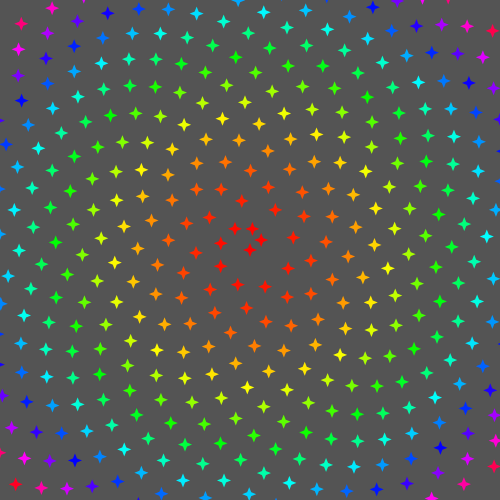
Frame 1 (no input)
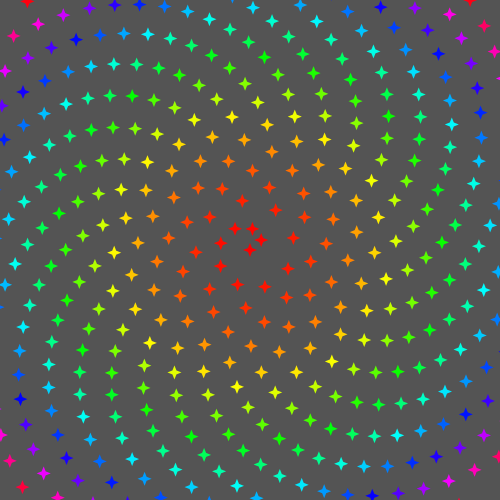
Frame 60 (the mouse pressed at the canvas centre just before this capture)
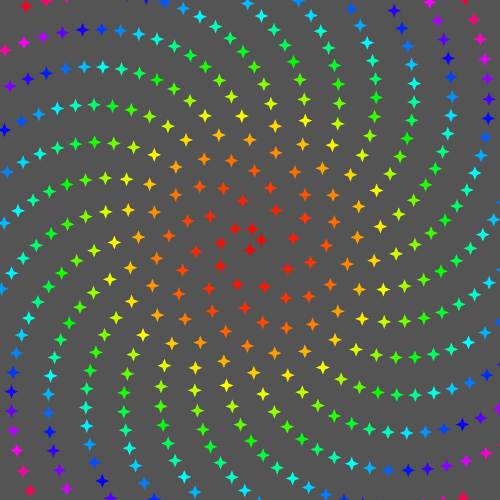
Frame 120 (the mouse held since frame 60 and released just before this capture)

The Processing sketch that drew these frames (run headless with seeded random() and noise(); from frame 60 on, the mouse is pressed at the canvas centre):

// Processing sketch: phyllotaxis
// ── phyllotaxis.pde
// Jerome Martinez
// Phyllotaxis
// http://algorithmicbotany.org/papers/abop/abop-ch4.pdf

int numFlorets = 500;
int scaleFloret = 15;
float angleFloret = 137.501;
int hsbRange = 100;

void setup() {
  size(500, 500);
  
  noStroke();
  colorMode(HSB,hsbRange);
}

void draw() {
  background(0,0,hsbRange/3);
  translate(width/2, height/2);
  
  for (int i=0; i<numFlorets; i++) {
    float radius = scaleFloret * sqrt(i);
    float angle = i*angleFloret;
    
    float posx = radius*cos(angle);
    float posy = radius*sin(angle);
    
    float colorVal = map(i, 0, numFlorets, 0, hsbRange);
    fill(colorVal,hsbRange,hsbRange);
    createStar(posx, posy); 
  }
  angleFloret+=0.00001;
}

void createStar(float x, float y) {
  int outerVertex = 7;
  int innerVertex = 2;
  beginShape();
  vertex(x, y-outerVertex);
  vertex(x+innerVertex, y-innerVertex);
  vertex(x+outerVertex, y);
  vertex(x+innerVertex, y+innerVertex);
  vertex(x, y+outerVertex);
  vertex(x-innerVertex, y+innerVertex);
  vertex(x-outerVertex, y);
  vertex(x-innerVertex, y-innerVertex);
  endShape(CLOSE);
}
